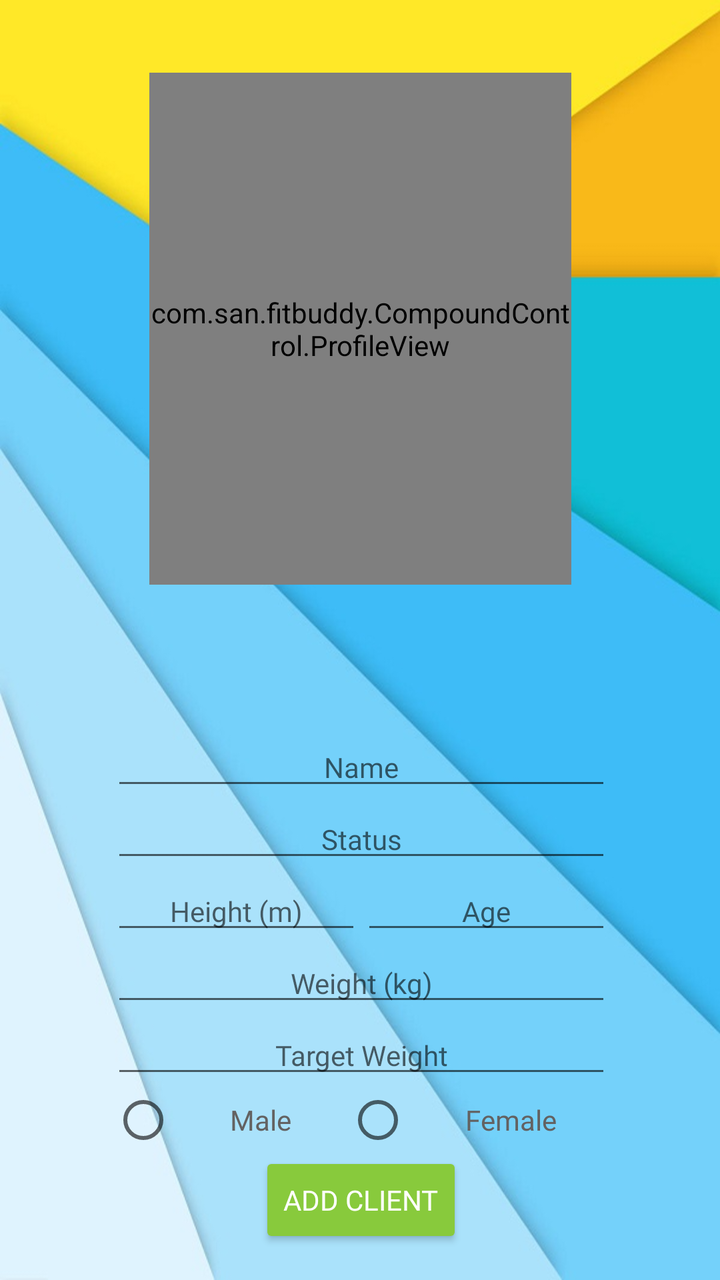
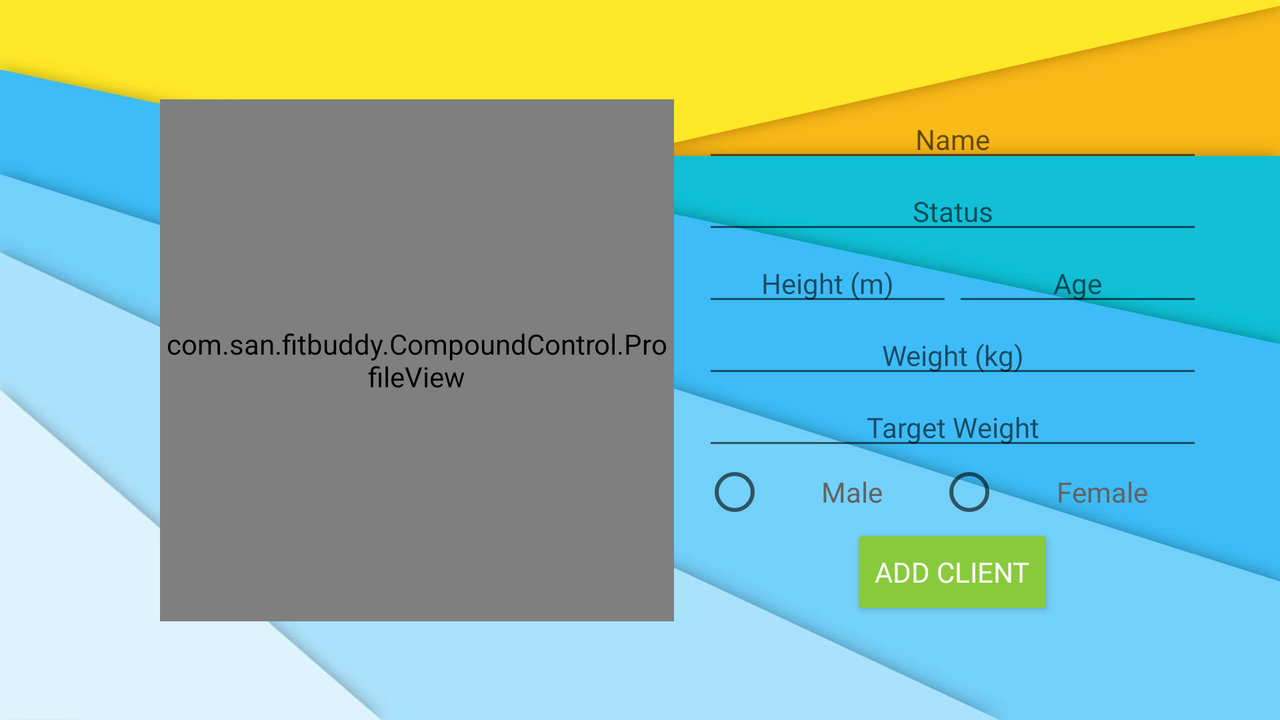

Compare how this app lays out the same screen by default and in its alternative resource folder. The renders come first, then the two layout files and the values they reference.
<!-- AndroidManifest.xml: application theme AppTheme -->
<!-- res/layout/activity_add_client.xml -->
<?xml version="1.0" encoding="utf-8"?>
<androidx.constraintlayout.widget.ConstraintLayout xmlns:android="http://schemas.android.com/apk/res/android"
    xmlns:app="http://schemas.android.com/apk/res-auto"
    xmlns:tools="http://schemas.android.com/tools"
    android:layout_width="match_parent"
    android:layout_height="match_parent"
    tools:context=".Activities.AddClientActivity"
    android:background="@drawable/background_texture_3">


    <LinearLayout
        android:id="@+id/linearLayout2"
        android:layout_width="250dp"
        android:layout_height="wrap_content"
        android:layout_marginStart="50dp"
        android:layout_marginEnd="50dp"
        android:layout_marginBottom="16dp"
        android:gravity="center"
        android:orientation="vertical"
        app:layout_constraintBottom_toBottomOf="parent"
        app:layout_constraintEnd_toEndOf="parent"
        app:layout_constraintHorizontal_bias="0.571"
        app:layout_constraintStart_toStartOf="parent">

        <LinearLayout
            android:layout_width="match_parent"
            android:layout_height="wrap_content"
            android:orientation="horizontal">

            <EditText
                android:id="@+id/addClientName"
                android:layout_width="0dp"
                android:layout_height="wrap_content"
                android:layout_weight="1"
                android:ems="10"
                android:fontFamily="@font/comfortaa_light"
                android:hint="@string/add_client_name"
                android:inputType="textPersonName"
                android:singleLine="true"
                android:textAlignment="center"
                android:textAppearance="@style/TextAppearance.AppCompat.Body1"
                android:textColor="#000000"
                android:textSize="14sp" />
        </LinearLayout>

        <LinearLayout
            android:layout_width="match_parent"
            android:layout_height="match_parent"
            android:layout_weight="1"
            android:orientation="horizontal">

            <EditText
                android:id="@+id/clientStatus"
                android:layout_width="0dp"
                android:layout_height="wrap_content"
                android:layout_weight="1"
                android:ems="10"
                android:fontFamily="@font/comfortaa_light"
                android:hint="@string/update_client_status"
                android:inputType="textPersonName"
                android:textAlignment="center"
                android:textSize="14sp" />
        </LinearLayout>

        <LinearLayout
            android:layout_width="match_parent"
            android:layout_height="wrap_content"
            android:orientation="horizontal">

            <EditText
                android:id="@+id/addClientHeight"
                android:layout_width="0dp"
                android:layout_height="wrap_content"
                android:layout_weight="1"
                android:ems="10"
                android:fontFamily="@font/comfortaa_light"
                android:hint="@string/add_client_height"
                android:inputType="numberDecimal"
                android:textAlignment="center"
                android:textAppearance="@style/TextAppearance.AppCompat.Body1"
                android:textColor="#000000"
                android:textSize="14sp" />

            <EditText
                android:id="@+id/addClientAge"
                android:layout_width="0dp"
                android:layout_height="wrap_content"
                android:layout_weight="1"
                android:ems="10"
                android:fontFamily="@font/comfortaa_light"
                android:hint="@string/add_client_age"
                android:inputType="number"
                android:textAlignment="center"
                android:textAppearance="@style/TextAppearance.AppCompat.Body1"
                android:textColor="#000000"
                android:textSize="14sp" />
        </LinearLayout>

        <LinearLayout
            android:layout_width="match_parent"
            android:layout_height="wrap_content"
            android:orientation="horizontal">

            <EditText
                android:id="@+id/addClientWeight"
                android:layout_width="0dp"
                android:layout_height="wrap_content"
                android:layout_weight="1"
                android:ems="10"
                android:fontFamily="@font/comfortaa_light"
                android:hint="@string/add_client_weight"
                android:inputType="numberDecimal"
                android:textAlignment="center"
                android:textAppearance="@style/TextAppearance.AppCompat.Body1"
                android:textColor="#000000"
                android:textSize="14sp" />
        </LinearLayout>

        <LinearLayout
            android:layout_width="match_parent"
            android:layout_height="wrap_content"
            android:orientation="horizontal">

            <EditText
                android:id="@+id/addClientTargWeight"
                android:layout_width="0dp"
                android:layout_height="wrap_content"
                android:layout_weight="1"
                android:ems="10"
                android:fontFamily="@font/comfortaa_light"
                android:hint="@string/add_client_tweight"
                android:inputType="numberDecimal"
                android:textAlignment="center"
                android:textAppearance="@style/TextAppearance.AppCompat.Body1"
                android:textColor="#000000"
                android:textSize="14sp" />
        </LinearLayout>

        <LinearLayout
            android:layout_width="match_parent"
            android:layout_height="wrap_content"
            android:orientation="horizontal">

            <RadioGroup
                android:layout_width="0dp"
                android:layout_height="wrap_content"
                android:layout_weight="1"
                android:orientation="horizontal"
                android:id="@+id/addRadioGroup">

                <RadioButton
                    android:id="@+id/addClientRadioMale"
                    android:layout_width="wrap_content"
                    android:layout_height="wrap_content"
                    android:layout_weight="1"
                    android:fontFamily="@font/comfortaa_light"
                    android:text="@string/add_client_gender_male"
                    android:textAlignment="center"
                    android:textAppearance="@style/TextAppearance.AppCompat.Small"
                    android:textColor="#636262"
                    android:onClick="checkButton" />

                <RadioButton
                    android:id="@+id/addClientRadioFemale"
                    android:layout_width="wrap_content"
                    android:layout_height="wrap_content"
                    android:layout_weight="1"
                    android:fontFamily="@font/comfortaa_light"
                    android:text="@string/add_client_gender_female"
                    android:textAlignment="center"
                    android:textAppearance="@style/TextAppearance.AppCompat.Small"
                    android:textColor="#636262"
                    android:onClick="checkButton"/>
            </RadioGroup>
        </LinearLayout>

        <Button
            android:id="@+id/addClientButton"
            android:layout_width="wrap_content"
            android:layout_height="wrap_content"
            android:backgroundTint="#88CA3C"
            android:fontFamily="@font/comfortaa_light"
            android:gravity="center"
            android:text="@string/add_client_button"
            android:textColor="#FFFFFF" />
    </LinearLayout>

    <com.san.fitbuddy.CompoundControl.ProfileView
        android:id="@+id/addClientProfile"
        android:layout_width="211dp"
        android:layout_height="256dp"
        android:layout_marginTop="10dp"
        app:layout_constraintBottom_toTopOf="@+id/linearLayout2"
        app:layout_constraintEnd_toEndOf="parent"
        app:layout_constraintStart_toStartOf="parent"
        app:layout_constraintTop_toTopOf="parent"
        app:layout_constraintVertical_bias="0.268" />

</androidx.constraintlayout.widget.ConstraintLayout>
<!-- resources referenced by this layout -->
<resources>
  <!-- drawable background_texture_3: jpg bitmap (drawable, 39087 bytes) -->
  <string name="add_client_age">Age</string>
  <string name="add_client_button">Add Client</string>
  <string name="add_client_gender_female">Female</string>
  <string name="add_client_gender_male">Male</string>
  <string name="add_client_height">Height (m)</string>
  <string name="add_client_name">Name</string>
  <string name="add_client_tweight">Target Weight</string>
  <string name="add_client_weight">Weight (kg)</string>
  <string name="update_client_status" translatable="false">Status</string>
  <style name="AppTheme" parent="Theme.AppCompat.Light.DarkActionBar">
          
          <item name="colorPrimary">#FAC01E</item>
          <item name="colorPrimaryDark">#C3630F</item>
          <item name="colorAccent">#283F3B</item>
      </style>
</resources>
<!-- res/layout-land/activity_add_client.xml (the repository's variant of the layout above) -->
<!-- drawn on the phone turned sideways -->
<?xml version="1.0" encoding="utf-8"?>
<androidx.constraintlayout.widget.ConstraintLayout xmlns:android="http://schemas.android.com/apk/res/android"
    xmlns:app="http://schemas.android.com/apk/res-auto"
    xmlns:tools="http://schemas.android.com/tools"
    android:layout_width="match_parent"
    android:layout_height="match_parent"
    android:background="@drawable/background_texture_3"
    tools:context=".Activities.AddClientActivity">


    <LinearLayout
        android:id="@+id/linearLayout2"
        android:layout_width="250dp"
        android:layout_height="wrap_content"
        android:gravity="center"
        android:orientation="vertical"
        app:layout_constraintBottom_toBottomOf="parent"
        app:layout_constraintEnd_toEndOf="parent"
        app:layout_constraintHorizontal_bias="0.273"
        app:layout_constraintStart_toEndOf="@+id/profileView"
        app:layout_constraintTop_toTopOf="parent">

        <LinearLayout
            android:layout_width="match_parent"
            android:layout_height="wrap_content"
            android:orientation="horizontal">

            <EditText
                android:id="@+id/addClientName"
                android:layout_width="0dp"
                android:layout_height="wrap_content"
                android:layout_weight="1"
                android:ems="10"
                android:fontFamily="@font/comfortaa_light"
                android:hint="@string/add_client_name"
                android:inputType="textPersonName"
                android:singleLine="true"
                android:textAlignment="center"
                android:textAppearance="@style/TextAppearance.AppCompat.Body1"
                android:textColor="#000000"
                android:textSize="14sp" />
        </LinearLayout>

        <LinearLayout
            android:layout_width="match_parent"
            android:layout_height="match_parent"
            android:layout_weight="1"
            android:orientation="horizontal">

            <EditText
                android:id="@+id/clientStatus"
                android:layout_width="0dp"
                android:layout_height="wrap_content"
                android:layout_weight="1"
                android:ems="10"
                android:fontFamily="@font/comfortaa_light"
                android:hint="@string/update_client_status"
                android:inputType="textPersonName"
                android:textAlignment="center"
                android:textSize="14sp" />
        </LinearLayout>

        <LinearLayout
            android:layout_width="match_parent"
            android:layout_height="wrap_content"
            android:orientation="horizontal">

            <EditText
                android:id="@+id/addClientHeight"
                android:layout_width="0dp"
                android:layout_height="wrap_content"
                android:layout_weight="1"
                android:ems="10"
                android:fontFamily="@font/comfortaa_light"
                android:hint="@string/add_client_height"
                android:inputType="numberDecimal"
                android:textAlignment="center"
                android:textAppearance="@style/TextAppearance.AppCompat.Body1"
                android:textColor="#000000"
                android:textSize="14sp" />

            <EditText
                android:id="@+id/addClientAge"
                android:layout_width="0dp"
                android:layout_height="wrap_content"
                android:layout_weight="1"
                android:ems="10"
                android:fontFamily="@font/comfortaa_light"
                android:hint="@string/add_client_age"
                android:inputType="number"
                android:textAlignment="center"
                android:textAppearance="@style/TextAppearance.AppCompat.Body1"
                android:textColor="#000000"
                android:textSize="14sp" />
        </LinearLayout>

        <LinearLayout
            android:layout_width="match_parent"
            android:layout_height="wrap_content"
            android:orientation="horizontal">

            <EditText
                android:id="@+id/addClientWeight"
                android:layout_width="0dp"
                android:layout_height="wrap_content"
                android:layout_weight="1"
                android:ems="10"
                android:fontFamily="@font/comfortaa_light"
                android:hint="@string/add_client_weight"
                android:inputType="numberDecimal"
                android:textAlignment="center"
                android:textAppearance="@style/TextAppearance.AppCompat.Body1"
                android:textColor="#000000"
                android:textSize="14sp" />
        </LinearLayout>

        <LinearLayout
            android:layout_width="match_parent"
            android:layout_height="wrap_content"
            android:orientation="horizontal">

            <EditText
                android:id="@+id/addClientTargWeight"
                android:layout_width="0dp"
                android:layout_height="wrap_content"
                android:layout_weight="1"
                android:ems="10"
                android:fontFamily="@font/comfortaa_light"
                android:hint="@string/add_client_tweight"
                android:inputType="numberDecimal"
                android:textAlignment="center"
                android:textAppearance="@style/TextAppearance.AppCompat.Body1"
                android:textColor="#000000"
                android:textSize="14sp" />
        </LinearLayout>

        <LinearLayout
            android:layout_width="match_parent"
            android:layout_height="wrap_content"
            android:orientation="horizontal">

            <RadioGroup
                android:id="@+id/addRadioGroup"
                android:layout_width="0dp"
                android:layout_height="wrap_content"
                android:layout_weight="1"
                android:orientation="horizontal">

                <RadioButton
                    android:id="@+id/addClientRadioMale"
                    android:layout_width="wrap_content"
                    android:layout_height="wrap_content"
                    android:layout_weight="1"
                    android:fontFamily="@font/comfortaa_light"
                    android:onClick="checkButton"
                    android:text="@string/add_client_gender_male"
                    android:textAlignment="center"
                    android:textAppearance="@style/TextAppearance.AppCompat.Small"
                    android:textColor="#636262" />

                <RadioButton
                    android:id="@+id/addClientRadioFemale"
                    android:layout_width="wrap_content"
                    android:layout_height="wrap_content"
                    android:layout_weight="1"
                    android:fontFamily="@font/comfortaa_light"
                    android:onClick="checkButton"
                    android:text="@string/add_client_gender_female"
                    android:textAlignment="center"
                    android:textAppearance="@style/TextAppearance.AppCompat.Small"
                    android:textColor="#636262" />
            </RadioGroup>
        </LinearLayout>

        <Button
            android:id="@+id/addWorkoutButton"
            android:layout_width="wrap_content"
            android:layout_height="wrap_content"
            android:backgroundTint="#88CA3C"
            android:fontFamily="@font/comfortaa_light"
            android:gravity="center"
            android:text="@string/add_client_button"
            android:textColor="#FFFFFF" />
    </LinearLayout>

    <com.san.fitbuddy.CompoundControl.ProfileView
        android:id="@+id/profileView"
        android:layout_width="257dp"
        android:layout_height="261dp"
        android:layout_marginStart="80dp"
        app:layout_constraintBottom_toBottomOf="parent"
        app:layout_constraintStart_toStartOf="parent"
        app:layout_constraintTop_toTopOf="parent" />

</androidx.constraintlayout.widget.ConstraintLayout>
